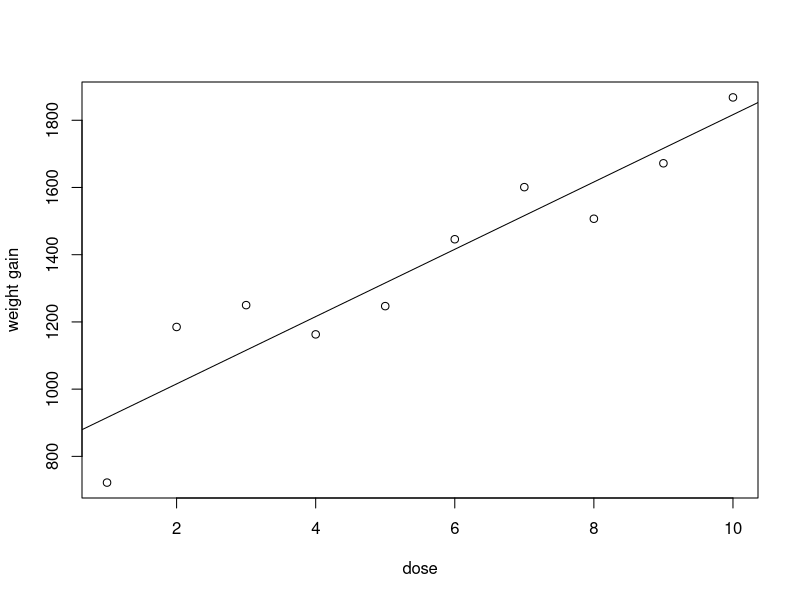

Generate this figure with R: (Note: this script raises an error after producing the figure.)
####Exercise 1
## two sampe t-test
data1 <- data.frame("A"=c(11.9,14.6,11.4,9.7,4.2,9.2,8.5,11.2,11.5,14.3),"B"=c(12.4,15.7,13.1,11.8,7.4,9.7,8.9,12.2,13.8,13.5))
#H0: mean(A) = mean(B)  H1: mean(A)!= mean(B)
t.test(data1$A-data1$B,alternative = c("two.sided"),paired=FALSE,mu=0,var.equal = TRUE)
# t = -3.29, p = 0.00931

# 95 percent confidence interval: [-2.0239554 -0.3760446]
# 95% of the 95% confidence intervals contain the real value of mean(A) - mean(B)

## model buidling
treatment<-c(rep("A", 10), rep("B", 10))
measurement<-c(data1$A, data1$B)
lm(measurement~treatment)


###Exercise 2
data2 <- data.frame("dose"=1:10,"weight gain"=c(722,1185,1250,1163,1247,1446,1601,1507,1672,1868))
plot(x=data2$dose,y=data2$weight.gain,xlab="dose",ylab="weight gain")
abline(lm(data2$weight.gain~data2$dose))
mymodel1 <- lm(data2$weight.gain~data2$dose)
summary(mymodel1)
mymodel # y = 815.4 + 100.1dose
mymodel2 <- lm(data2$weight.gain~1)
summary(mymodel2)

## tree data analysis
tree <- read.csv("trees.csv")
mymodel3 <- lm(tree$height~tree$volume+tree$diameter4+tree$diameter16)
summary(mymodel3)

